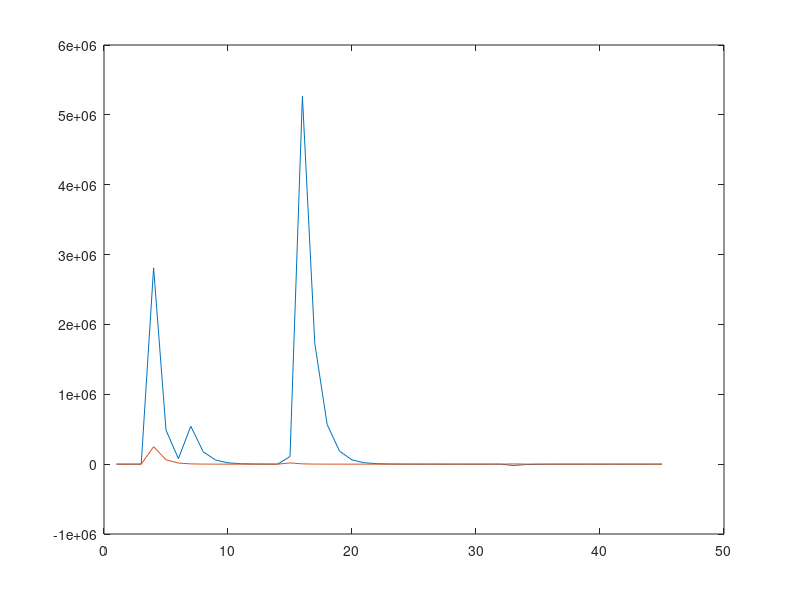

Write the MATLAB code that produced this figure. (Note: this script raises an error after producing the figure.)
function atividade2()
  clc
  iteracoes = 1000;
  x0 = [1;1];
  tol = 1e-5;
  [todosX,todosY,cont]= newtonraphson(iteracoes,x0,tol);
 
  fprintf("A quantidade de interacoes foi: %5.5f\n",cont);
  fprintf("A raiz foi: %5.5f e %5.5f",todosX(cont,1),todosX(cont,2));
  fprintf(todosY(cont,1),todosY(cont,2));
endfunction

function [todosX,todosY,cont]= newtonraphson(iteracoes,x0,tol)
  todosX = zeros(iteracoes,2);
  todosY=zeros(iteracoes,2);
  
  for cont = 1:iteracoes
    x1 = x0 - inv(jacobiano(x0))*sistema(x0);
    todosY(cont,:)=sistema(x0);

    todosX(cont,:) = x1;
    if max(abs(x1-x0)) <= tol
      break
    endif
    x0=x1;
   
  endfor

  todosX = todosX(1:cont,:);
  todosY = todosY(1:cont,:)
  plot(todosX)
  plot(todosY)
 
endfunction

function y = sistema(x0) 
  x1 = x0(1);
  x2 = x0(2);
  y = [x1^3+4*x2^5-0.25;
       8.*x1.^2+16.*x2-8.*x1.*x2-5];
endfunction

function j = jacobiano(x0)
  x1 = x0(1);
  x2 = x0(2);
  j = [3.*x1^2 , 20.*x2^4;
        16.*x1-8.*x2, 16-8.*x1 ]; 
endfunction
